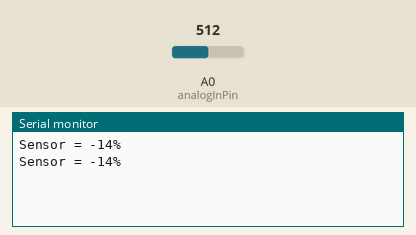
This sketch was run on a simulated Arduino Uno, built with avr-gcc and run on an emulated ATmega328P. Shown: the last lines printed to the serial monitor. The inputs (shaded band) are chosen by the test bench; at power-on: A0 (analogInPin) = 512.

Above: at 1.8 s.
1.9 s: A0 (analogInPin) set to 716
At 2.8 s:
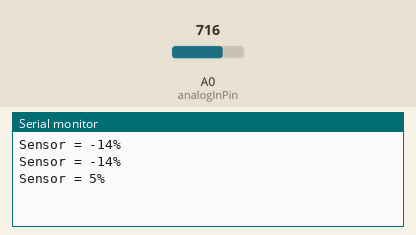
3.4 s: A0 (analogInPin) set to 900
At 4.3 s:
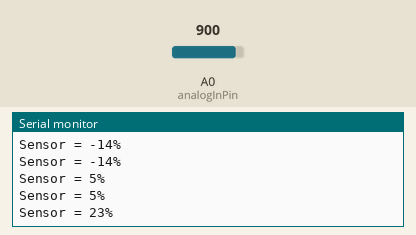
Timing chart, 0 to 6.4 s (numbered marks = the images above; inputs shaded):
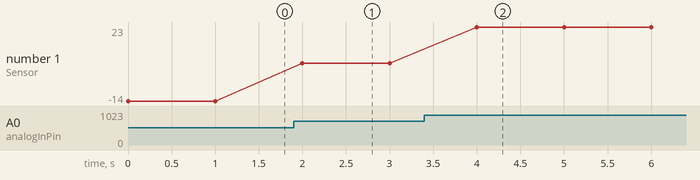

Measured:
- after the input at 1.9 s, the serial monitor: prints a new line after 0.10 s (image 1)
- after the input at 3.4 s, the serial monitor: prints a new line after 0.60 s (image 2)
- plotted number 1: -14 → 5 after the input at 1.9 s, 5 → 23 after the input at 3.4 s

The sketch:

Water_Level_Detector.ino
```cpp
const int analogInPin = A0;
int sensorValue = 0;

void setup() {
  Serial.begin(9600);
}

void loop() {
  sensorValue = analogRead(analogInPin);
  Serial.print("Sensor = " );
  Serial.print(sensorValue * 100 / 1024);
  Serial.println("%");
  delay(1000);
}
```
